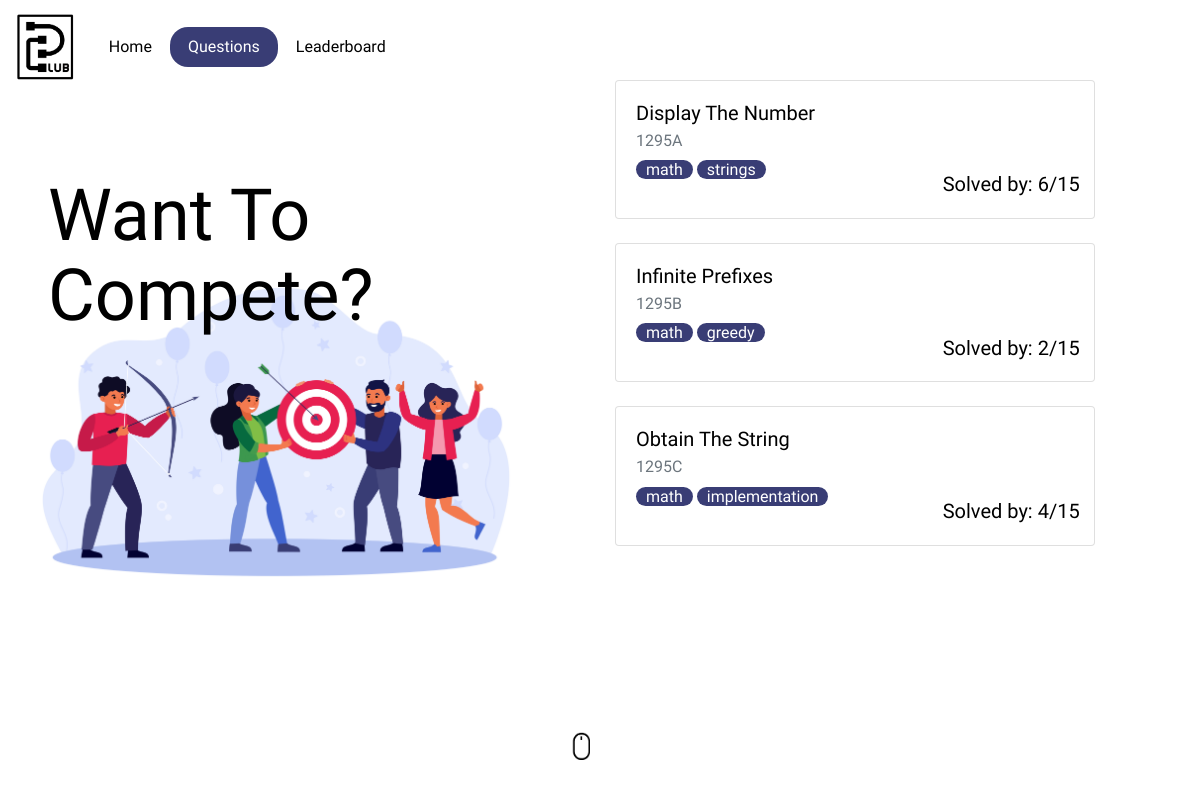
/Questions, run on the app's committed database.
### app1/models.py (models this page shows)
class Questions(models.Model):
    Question_name = models.TextField(max_length=1000)
    Question_link = models.TextField(max_length=10000)
    tags = models.TextField(max_length=100000, default="")
    totalCount = models.IntegerField(default=0)
    def rcid(self):
        link = self.Question_link
        link = str(link).split('/')
        return link[len(link)-3]+link[len(link)-1]
    def totalUsers(self):
        peeps = len(Users.objects.all())
        return peeps

### app1/views.py (the view)
# urls.py: path('Questions', views.Ques,name='Questions'),
def Ques(request):
    current_time = datetime.datetime.now()
    if Timer.objects.exists():
        start_time = Timer.objects.all()[0].start_time_stamp
    else:
        start_time = current_time
    if current_time < start_time:
        return redirect('Home')
    questions = Questions.objects.all()
    return render(request,'Questions.html', {'questions':questions})

### app1/templatetags/poll_extras.py (called while the page is built)
@register.filter(name='split')
def split(value, key):
    return value.split(key)

### app1/templates/Questions.html (shortened to what this page needs)
{% extends 'navbar.html' %}
{% load static %}
{% load poll_extras %}
{% block Extra_css %}
<link rel="stylesheet" href="{% static 'css/Questions_style.css' %}">
{% endblock %}
{% block navband %}
<img src="{% static 'media/Black_T.png' %}" alt="" srcset=""></a>
{% endblock %}
{% block navbar %}
<div class="questions">
    <div class="row">
        <div class="col-sm">
            <div class="title_Question " data-aos="fade-right">
                Want To Compete?
            </div>
        </div>
        <div class="col-sm card-col" data-aos="fade-up">
            {% for question in questions %}
            <a class="question-link" href="{{ question.Question_link }}" style="color: black; text-decoration: none;">
                <div class="card" style="width: 40vw;">
                    <div class="card-body">
                        <h5 class="card-title">{{ question.Question_name }}</h5>
                        <h6 class="card-subtitle mb-2 text-muted">{{ question.rcid }}</h6>
                        <p class="card-text">
                            {% for tag in question.tags|split:"," %}
                            <span class="tag"> {{ tag }}</span>
                            {% endfor %}
                        </p>
                        <p class="question_totalCount"> Solved by: {{ question.totalCount }}/{{ question.totalUsers }}</p>
                    </div>
                </div>
            </a>
            {% endfor %}
        </div>
    </div>
</div>
<div class="d1">
    <img src="{% static 'media/tenor.gif' %}" alt="" srcset="">
</div>
{% endblock %}

### app1/templates/navbar.html (shortened to what this page needs)
{% load static %}
<!DOCTYPE html>
<html lang="en">
<head>
    <link rel="stylesheet" href="https://stackpath.bootstrapcdn.com/bootstrap/4.5.2/css/bootstrap.min.css"
>
    <link href="https://unpkg.com/aos@2.3.1/dist/aos.css" rel="stylesheet">
    <link rel="stylesheet" href="{% static 'css/base_style.css' %}">
    {% block Extra_css %}{% endblock %}
</head>
<body>
    <nav class="navbar navbar-expand-lg fixed-top  navbar-dark bg-transparent">
        <a class="navbar-brand" href="{% url 'Home' %}">
            {% block navband %}
            {% endblock %}
            <div class="collapse navbar-collapse" id="navbarSupportedContent">
                <ul class="navbar-nav mr-auto">
                    <li class="nav-item Home active">
                        <a class="nav-link" href="{% url 'Home' %}">Home<span class="sr-only">(current)</span></a>
                    </li>
                    <li class="nav-item Questions ">
                        <a class="nav-link" href="{% url 'Questions' %}">Questions</a>
                    </li>
                    <li class="nav-item Leaderbord">
                        <a class="nav-link" href="{% url 'Leaderbord' %}">Leaderboard</a>
                    </li>
                </ul>
            </div>
    </nav>
    {% block navbar %}
    {% endblock %}
</body>
</html>

### app1/static/css/base_style.css (style rules this page uses)
body { color: white; font-family: "Hind Vadodara", sans-serif; }
.navbar-brand > img { max-height: 8.5vh; widows: auto; padding: 0; }
.nav-link { padding-left: 1vw !important; padding-right: 1vw !important; }
.nav-item { color: white !important; padding-left: 0.5vw !important; padding-right: 0.5vw !important; }
.active > a { color: black !important; }
.active { border-radius: 18px; background: white; }

### app1/static/css/Questions_style.css (style rules this page uses)
body { color: black; padding: 0; }
.nav-item > a { color: black !important ; }
.active > a { color: white !important; }
.active { background: #393d75; }
.questions { background: url("../media/competition.png") no-repeat; background-position-y: 35vh; background-position-x: 3vw; background-size: 40vw; overflow-x: hidden; height: 100vh; width: 100vw; }
.title_Question { padding-top: 22vh; padding-left: 4vw; padding-right: 50vw; font-size: 6vw; line-height: 10vh; position: fixed !important; }
.card-col { padding-top: 10vh; overflow-y: scroll; }
.card { margin-bottom: 3vh; position: relative; }
.question_totalCount { position: absolute; bottom: 2%; right: 3%; font-size: 20px; }
.tag { background-color: #393d75; border-radius: 20px; padding-left: 10px; padding-right: 10px; color: white; }
.d1 { position: absolute; bottom: 5%; left: 45%; animation: updown 1.5s linear infinite; }
.d1 > img { max-width: 50px; }

### data on the page
Questions: Question_name "Display The Number", rcid "1295A", tags "math" "strings", totalCount "6", totalUsers "15"
Questions: Question_name "Infinite Prefixes", rcid "1295B", tags "math" "greedy", totalCount "2", totalUsers "15"
Questions: Question_name "Obtain The String", rcid "1295C", tags "math" "implementation", totalCount "4", totalUsers "15"
